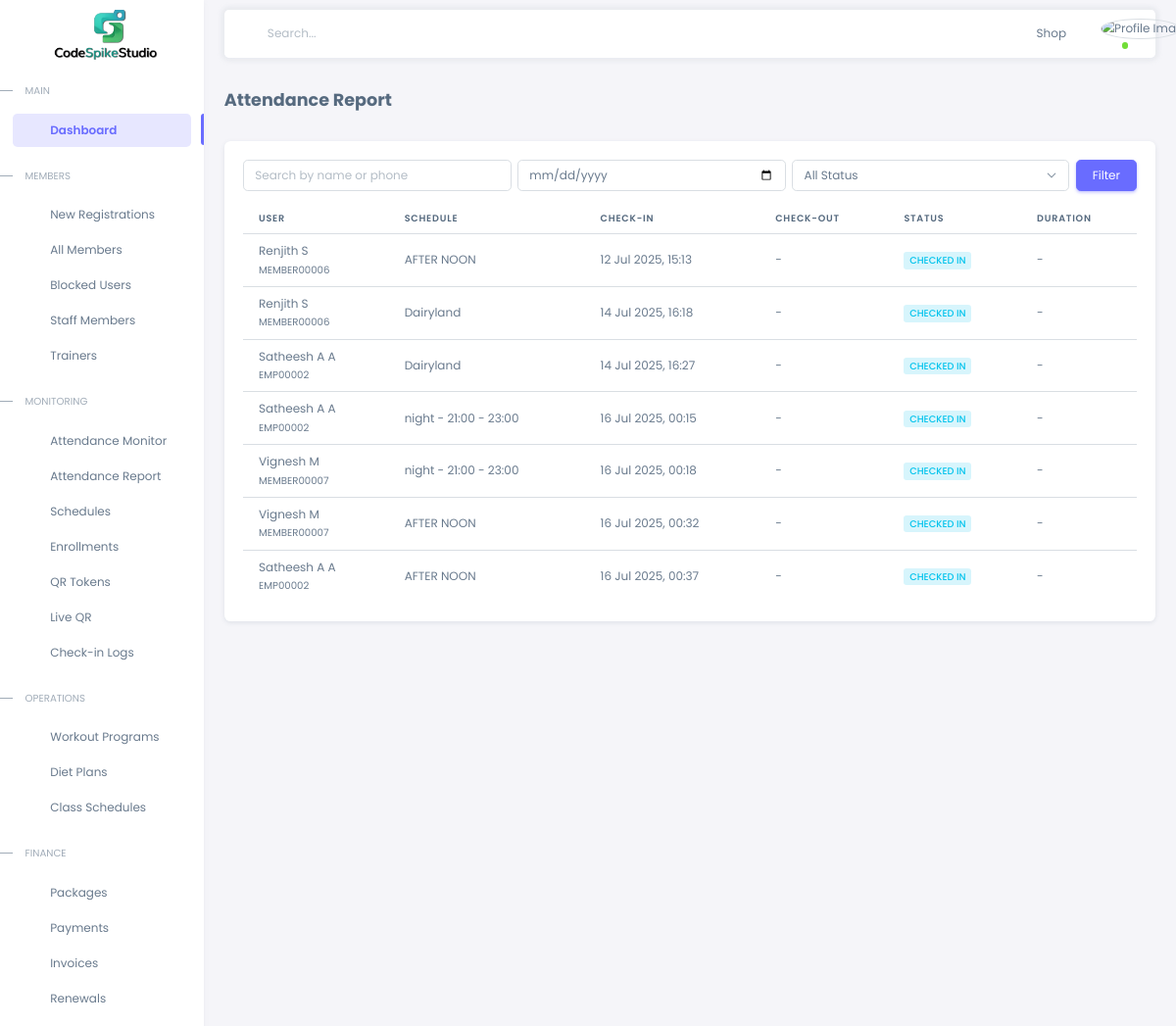
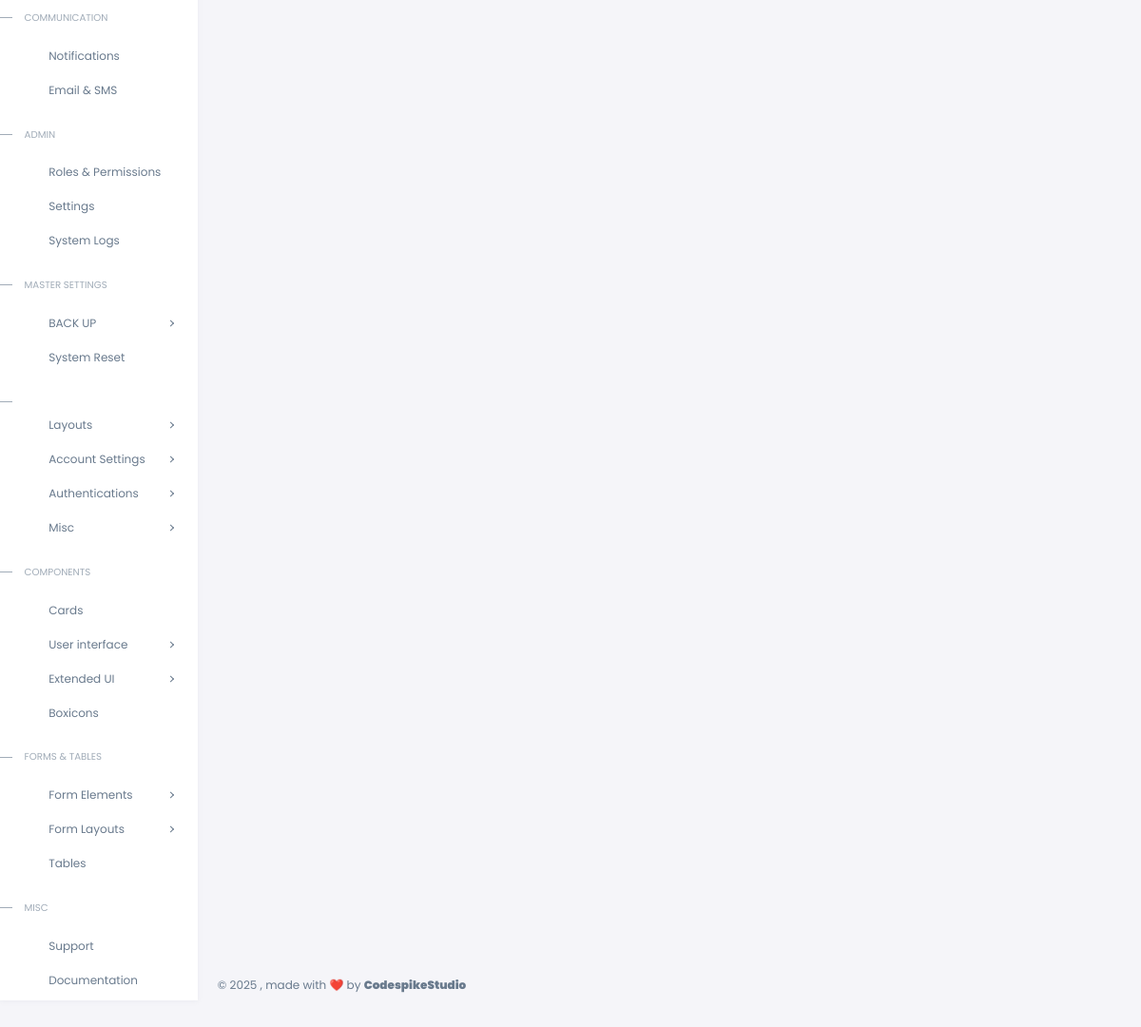
The page /attendance/report/ on the database its author committed (2 pictures, top to bottom).
### attendance/models.py (models this page shows, shortened)
class Attendance(models.Model):
    STATUS_CHOICES = [
        ('checked_in', 'Checked In'),
        ('checked_out', 'Checked Out'),
        ('auto_checked_out', 'Auto Checked Out'),
    ]
    user = models.ForeignKey(
        settings.AUTH_USER_MODEL,
        on_delete=models.CASCADE,
        related_name='attendances'
    )
    schedule = models.ForeignKey(
        Schedule,
        on_delete=models.SET_NULL,
        null=True,
        related_name='attendances'
    )
    date = models.DateField(auto_now_add=True)
    check_in_time = models.DateTimeField(auto_now_add=True)
    check_out_time = models.DateTimeField(blank=True, null=True)
    status = models.CharField(max_length=20, choices=STATUS_CHOICES, default='checked_in')
    duration = models.DurationField(blank=True, null=True)
    class Meta:
        unique_together = ('user', 'schedule', 'date')

class Schedule(models.Model):
    SESSION_STATUS = [
        ('upcoming', 'Upcoming'),
        ('live', 'Live'),
        ('ended', 'Ended'),
    ]
    name = models.CharField(max_length=100)  # e.g., "Zumba", "HIIT"
    trainer = models.ForeignKey(
        settings.AUTH_USER_MODEL,
        on_delete=models.SET_NULL,
        null=True,
        blank=True,
        related_name='trainer_schedules'
    )
    start_time = models.TimeField()  # Only time, not date
    end_time = models.TimeField()
    capacity = models.PositiveIntegerField(default=30)
    status = models.CharField(max_length=10, choices=SESSION_STATUS, default='upcoming')
    created_at = models.DateTimeField(auto_now_add=True)

### accounts/models.py (models this page shows, shortened)
class CustomUser(AbstractUser):
    username = models.CharField(max_length=20, unique=True, blank=True, null=True)
    phone_number = models.CharField(max_length=15, unique=True)
    member_id = models.BigAutoField(primary_key=True)
    join_date = models.DateField(auto_now_add=True)
    STAFF_ROLES = [
        ('Admin', 'Admin'),
        ('Manager', 'Manager'),
        ('Employee', 'Employee'),
        ('Customer', 'Customer'),
        ('Member', 'Member'),
        ('Trainer', 'Trainer'),
    ]
    staff_role = models.CharField(max_length=100, choices=STAFF_ROLES)
    email = models.EmailField(unique=True)
    address = models.TextField(blank=True, null=True)
    city = models.CharField(max_length=100, blank=True, null=True)
    state = models.CharField(max_length=100, blank=True, null=True)
    pincode = models.CharField(max_length=10, blank=True, null=True)
    date_of_birth = models.DateField(blank=True, null=True)
    GENDER_CHOICES = [
        ('Male', 'Male'),
        ('Female', 'Female'),
        ('Other', 'Other'),
    ]
    gender = models.CharField(max_length=10, choices=GENDER_CHOICES, blank=True, null=True)
    profile_image = models.ImageField(
        upload_to='profile_pics/',
        blank=True,
        null=True,
        validators=[FileExtensionValidator(allowed_extensions=['jpg', 'jpeg', 'png'])]
    )
    package = models.ForeignKey(Package, null=True, blank=True, on_delete=models.SET_NULL)
    is_active = models.BooleanField(default=True)
    on_subscription = models.BooleanField(default=False)
    is_staff = models.BooleanField(default=False)
    groups = models.ManyToManyField(Group, related_name="customuser_set", blank=True)
    user_permissions = models.ManyToManyField(Permission, related_name="customuser_permissions_set", blank=True)
    objects = CustomUserManager()
    USERNAME_FIELD = 'phone_number'
    REQUIRED_FIELDS = ['first_name', 'last_name', 'email']

### attendance/views.py (the view, shortened to what this page needs)
# urls.py: path('attendance/report/', views.AttendanceReportView.as_view(), name='attendance_report'),
class AttendanceReportView(ListView):
    model = Attendance
    template_name = 'attendance/attendance_report.html'
    context_object_name = 'attendance_list'
    paginate_by = 20
    def get_queryset(self):
        queryset = super().get_queryset().select_related('user', 'schedule')
        q = self.request.GET.get('q')
        date = self.request.GET.get('date')
        status = self.request.GET.get('status')
        if date:
            try:
                parsed_date = datetime.strptime(date, "%Y-%m-%d").date()
                queryset = queryset.filter(check_in_time__date=parsed_date)
            except ValueError:
                pass
        if status:
            queryset = queryset.filter(status=status)
        return queryset

### templates/attendance/attendance_report.html (shortened to what this page needs)
{% extends 'advadmin/index.html' %}
{% block content %}
<div class="content-wrapper">
    <div class="container-xxl flex-grow-1 container-p-y">
    <h4 class="fw-bold py-3 mb-4">Attendance Report</h4>
    <div class="card">
    <div class="card-body">
        <form method="get" class="mb-3 d-flex gap-2">
        <input type="text" name="q" class="form-control" placeholder="Search by name or phone" value="{{ request.GET.q }}">
        <input type="date" name="date" class="form-control" value="{{ request.GET.date }}">
        <select name="status" class="form-select">
            <option value="">All Status</option>
        </select>
        <button type="submit" class="btn btn-primary">Filter</button>
        </form>
        <table class="table table-hover">
        <thead>
            <tr>
            <th>User</th>
            <th>Schedule</th>
            <th>Check-in</th>
            <th>Check-out</th>
            <th>Status</th>
            <th>Duration</th>
            </tr>
        </thead>
        <tbody class="table-border-bottom-0">
            {% for record in attendance_list %}
            <tr>
            <td>{{ record.user.get_full_name }}<br><small>{{ record.user.username }}</small></td>
            <td>{{ record.schedule.name }}</td>
            <td>{{ record.check_in_time|date:"d M Y, H:i" }}</td>
            <td>{% if record.check_out_time %}{{ record.check_out_time|date:"d M Y, H:i" }}{% else %}-{% endif %}</td>
            <td>
                <span class="badge bg-label-{% if record.status == 'checked_in' %}info{% elif record.status == 'checked_out' %}success{% else %}warning{% endif %}">
                {{ record.get_status_display }}
                </span>
            </td>
            <td>{% if record.duration %}{{ record.duration }}{% else %}-{% endif %}</td>
            </tr>
            {% empty %}
            <tr>
            <td colspan="6" class="text-center py-4">
                <div class="text-muted">No Attendance records found</div>
            </td>
            </tr>
            {% endfor %}
        </tbody>
        </table>
    </div>
    </div>
</div>
</div>
{% endblock %}

### rows shown on the page
Attendance: user.get_full_name "Renjith S", user.username "MEMBER00006", schedule.name "AFTER NOON", check_in_time "12 Jul 2025, 15:13", status "CHECKED IN"
Attendance: user.get_full_name "Renjith S", user.username "MEMBER00006", schedule.name "Dairyland", check_in_time "14 Jul 2025, 16:18", status "CHECKED IN"
Attendance: user.get_full_name "Satheesh A A", user.username "EMP00002", schedule.name "Dairyland", check_in_time "14 Jul 2025, 16:27", status "CHECKED IN"
Attendance: user.get_full_name "Satheesh A A", user.username "EMP00002", schedule.name "night - 21:00 - 23:00", check_in_time "16 Jul 2025, 00:15", status "CHECKED IN"
Attendance: user.get_full_name "Vignesh M", user.username "MEMBER00007", schedule.name "night - 21:00 - 23:00", check_in_time "16 Jul 2025, 00:18", status "CHECKED IN"
Attendance: user.get_full_name "Vignesh M", user.username "MEMBER00007", schedule.name "AFTER NOON", check_in_time "16 Jul 2025, 00:32", status "CHECKED IN"
Attendance: user.get_full_name "Satheesh A A", user.username "EMP00002", schedule.name "AFTER NOON", check_in_time "16 Jul 2025, 00:37", status "CHECKED IN"
